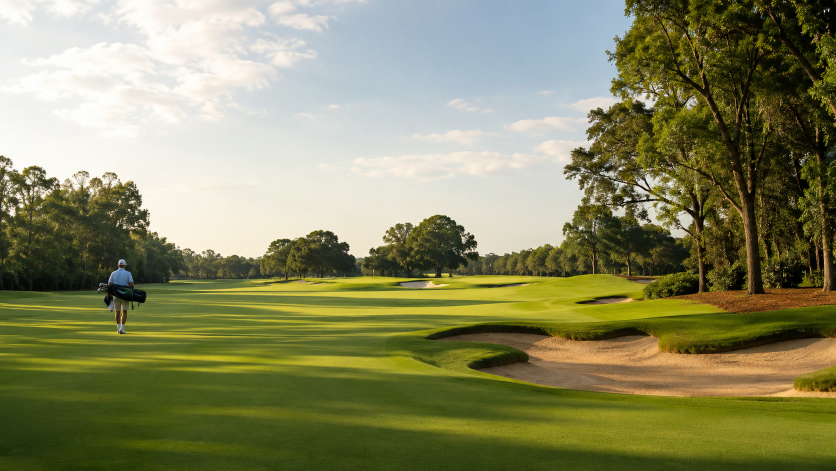
#> input picture library/templates/golfkuponger-friskvard-v1/assets/klubb-osteraker-gk.jpg, 1672 x 941 px, found by its file name (shown at 1/2 size)
$ python prep_hook.py
#> lines starting #> are read from the running program, lines starting #| are printed output that depends on the picture; after the words box and inside, x2 and y2 are one past the last pixel; in counts of white or black regions, pixels touching at a corner belong together
"""Hook plate layers from the 3x Österåker crop (film/assets/hook-plate.jpg):
  hook-sky.jpg     clean sky plate (tree region filled by stretching the sky column-wise) for cinemagraph drift
  hook-fg.png      trees + fairway (luma-keyed sky removed) — sits over the drifting sky
  hook-golfer.png  the golfer cutout (from `npx hyperframes remove-background`)
"""
import numpy as np
from PIL import Image, ImageFilter

A = "work/friskvard-v2/film/assets/"
from PIL import ImageFilter as _F
src = Image.open(A + "klubb-osteraker-gk.jpg").convert("RGB")
#> src is the input picture: PIL image 1672x941 RGB; mean R, G, B 135, 135.7, 96.7
# big plate: source crop (0,120)-(760,941) at 3x -> 2280x2463; every format frames a window of it
im = src.crop((0, 120, 760, 941)).resize((2280, 2463), Image.LANCZOS).filter(_F.UnsharpMask(2, 60, 2))
im.save(A + "hook-plate.jpg", quality=92)
a = np.asarray(im).astype(np.float32) / 255
H, W, _ = a.shape
luma = a @ np.array([0.2126, 0.7152, 0.0722])
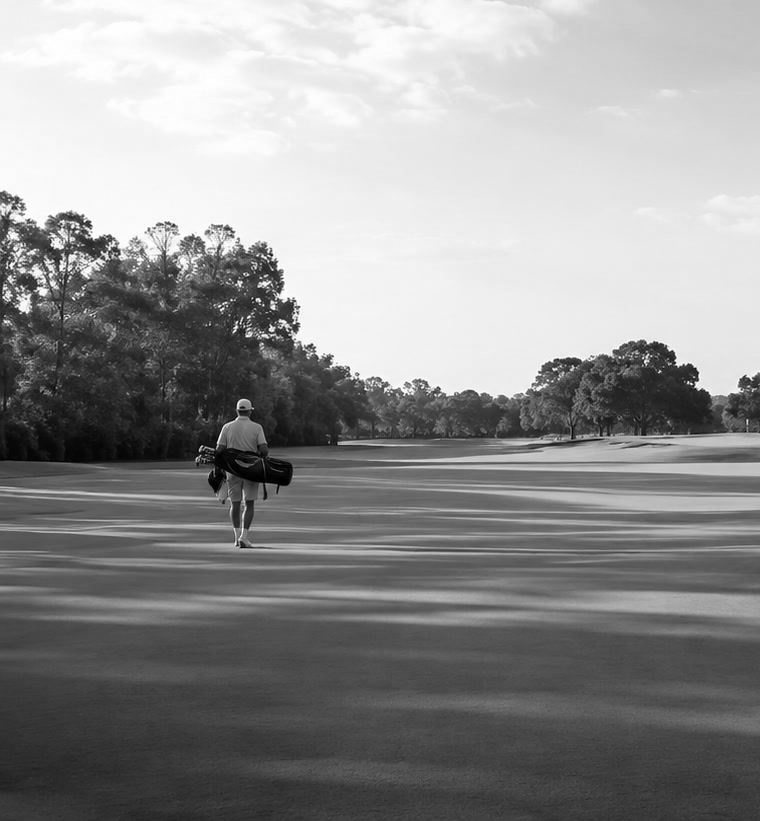
#> luma: shape (2463, 2280) float64 (shown at 1/3 size); min 0, max 1, mean 0.568
sat = a.max(2) - a.min(2)
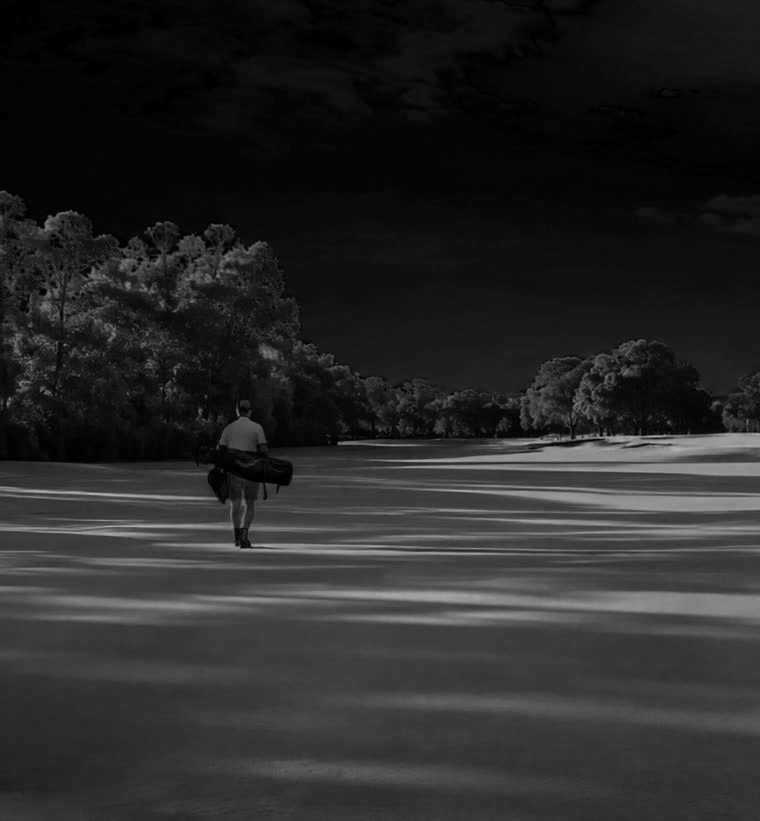
#> sat: shape (2463, 2280) float32 (shown at 1/3 size); min 0, max 0.749, mean 0.161
sky = ((luma > 0.62) & (sat < 0.28)).astype(np.float32)
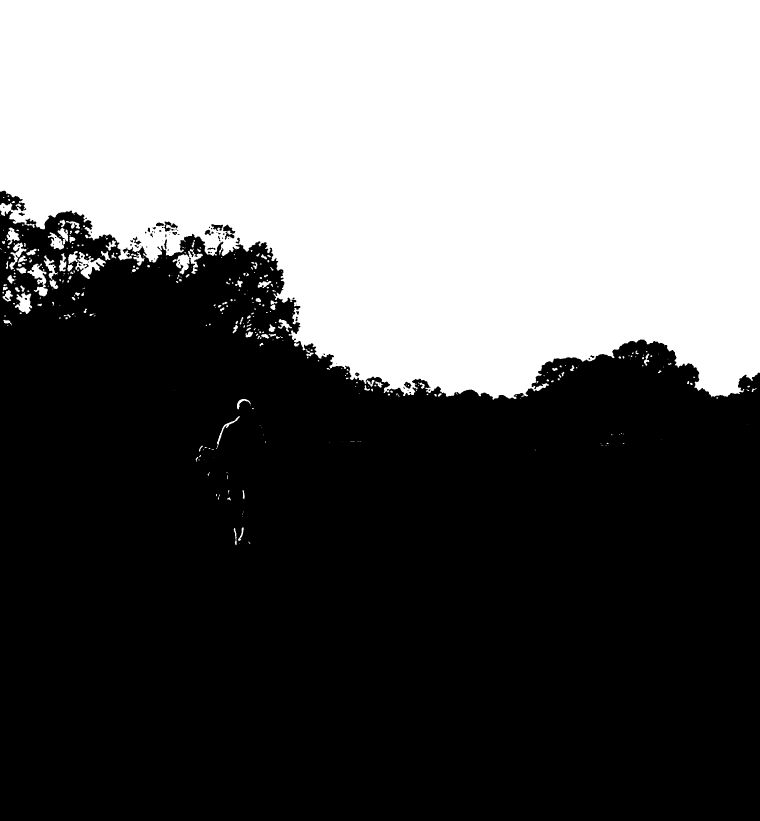
#> sky: shape (2463, 2280) float32 (shown at 1/3 size); values 0 (black) and 1 (white), 39.7% white; 397 white regions (209 under 20 px), largest, box (x1, y1, x2, y2) and area: (0, 0, 2280, 1200) 2196859, (226, 756, 318, 837) 2859, (518, 746, 609, 824) 2636
# keep only the sky connected to the top: per column, sky until the first long run of non-sky
mask = np.zeros_like(sky)
for x in range(W):
    col = sky[:, x]
    miss = 0
    for y in range(H):
        if col[y] > 0.5:
            mask[y, x] = 1; miss = 0
        else:
            miss += 1
            if miss > 6:
                break
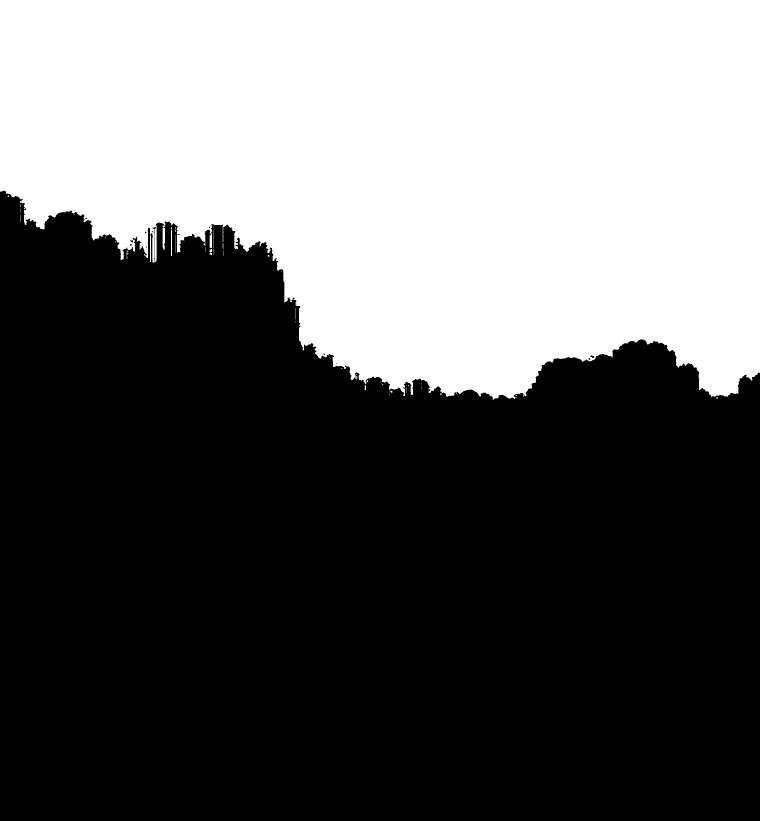
#> mask: shape (2463, 2280) float32 (shown at 1/3 size); values 0 (black) and 1 (white), 38.8% white; 57 white regions (40 under 20 px), largest, box (x1, y1, x2, y2) and area: (0, 0, 2280, 1200) 2178814, (488, 683, 495, 750) 419, (513, 690, 516, 768) 231
mask[int(H * 0.62):] = 0  # never below the fairway line
# boundary per column, smoothed, then a soft luma key inside a band around it (keeps leaf detail)
bound = np.array([np.where(mask[:, x] > 0)[0].max() if mask[:, x].any() else 0 for x in range(W)], np.float32)
#> bound = 2280 values, max 1199 at index 1478, min 571 at index 10, mean 956.2
k = 15
pad = np.pad(bound, k, mode="edge")
#> pad = 2310 values, max 1199 at index 1493, min 571 at index 25, mean 954.8
bound_s = np.array([np.median(pad[i:i + 2 * k + 1]) for i in range(W)])
#> bound_s = 2280 values, max 1194 at index 1477, min 574 at index 0, mean 954.8
yy = np.arange(H)[:, None]
soft = np.clip((luma - 0.46) / 0.14, 0, 1) * np.clip((0.46 - sat) / 0.12, 0, 1)
band_top = bound_s[None, :] - 60
band_bot = bound_s[None, :] + 160
mask = np.where(yy < band_top, 1.0, np.where(yy > band_bot, 0.0, soft))
m = Image.fromarray((mask * 255).astype(np.uint8)).filter(ImageFilter.GaussianBlur(0.8))
# matte for foreground = inverse sky
fg = im.copy(); fg.putalpha(Image.fromarray(255 - np.asarray(m)))
#> after `fg.putalpha(Image.fromarray(255 - np.asarray(m)))`:
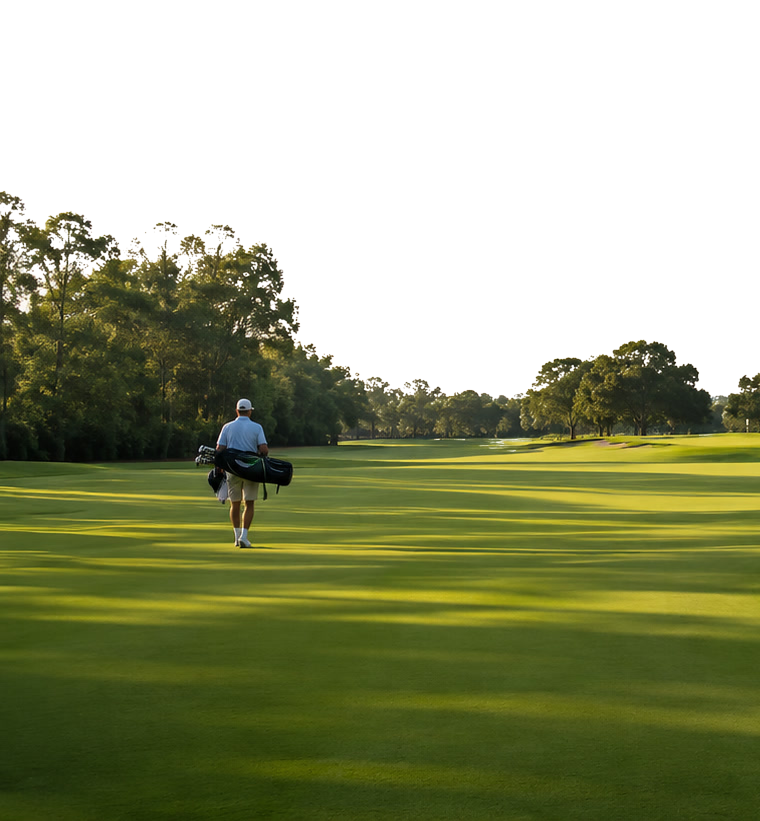
#> fg: PIL image 2280x2463 RGBA (shown at 1/3 size); mean R, G, B, A 144.1, 148.6, 110.7, 153.4; transparent parts drawn white
fg.save(A + "hook-fg.png")
# clean sky: for each column, take the sky colour just above the boundary and extend downwards
sk = a.copy()
mk = np.asarray(m).astype(np.float32) / 255
for x in range(W):
    ys = np.where(mk[:int(H*0.62), x] > 0.9)[0]
    last = ys.max() if len(ys) else 0
    ref = a[max(0, last - 12):last + 1, x].mean(0) if len(ys) else a[0, x]
    sk[last + 1:, x] = ref
#> this loop made 2280 passes
#> (last, ref) on passes 1 to 3: (657, [0.773, 0.722, 0.468]), (657, [0.751, 0.698, 0.448]), (657, [0.712, 0.659, 0.413])
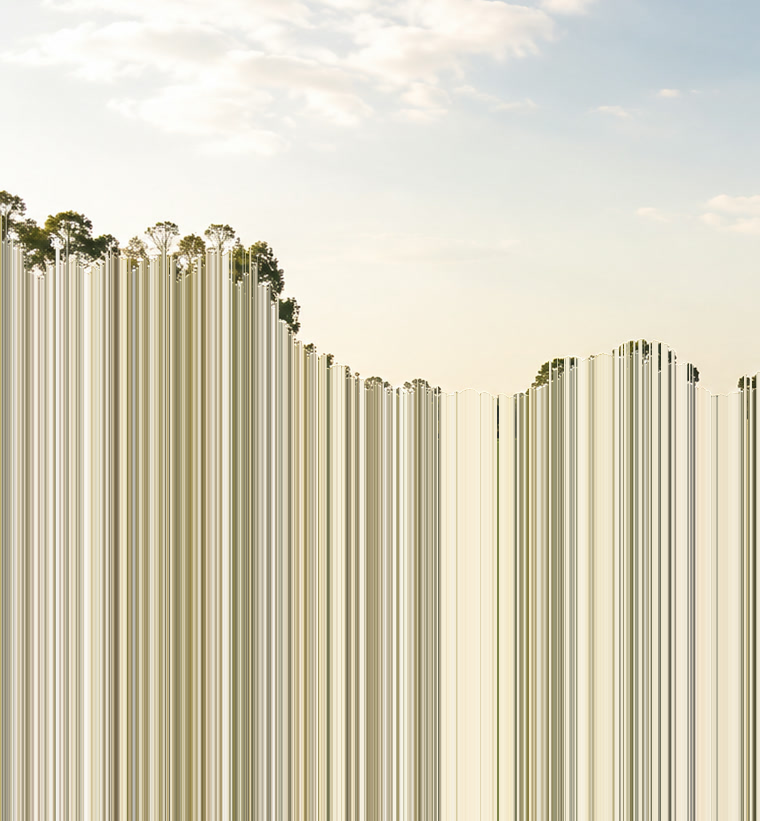
#> sk: shape (2463, 2280, 3) float32 (shown at 1/3 size); mean R, G, B 0.853, 0.833, 0.731
skimg = Image.fromarray((sk * 255).clip(0, 255).astype(np.uint8))
# soften the filled area horizontally so column streaks vanish
blur = skimg.filter(ImageFilter.BoxBlur(60)).filter(ImageFilter.GaussianBlur(30))
comp = Image.composite(skimg, blur, Image.fromarray((np.clip(mk * 1.0, 0, 1) * 255).astype(np.uint8)))
comp.save(A + "hook-sky.jpg", quality=92)
import subprocess, os
# matting works best on a tight, person-sized crop (the full plate loses the bag)
BOX = (360, 1000, 1140, 1780)
im.crop(BOX).save("work/friskvard-v2/scratch/golfer-crop.png")
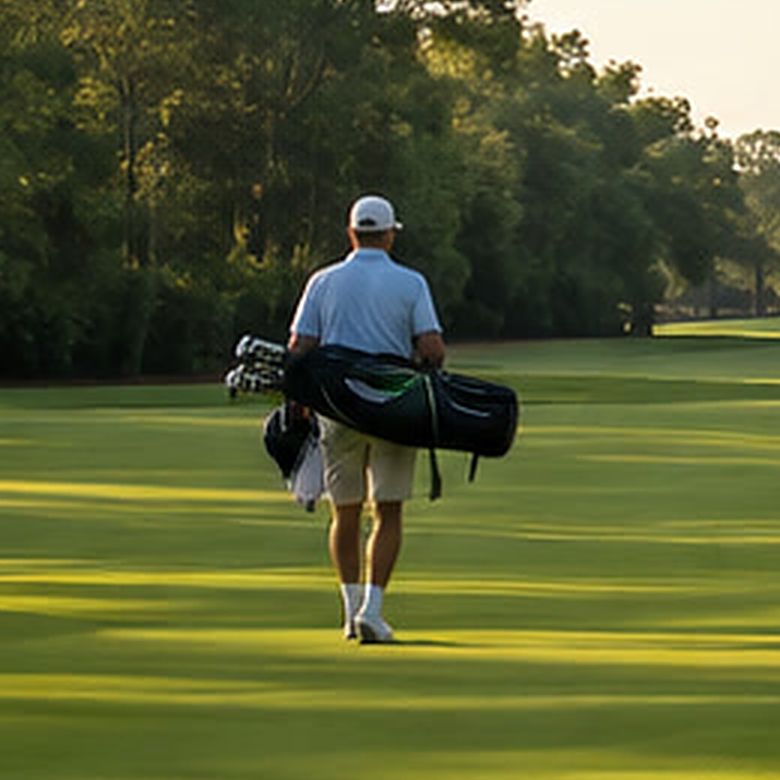
#> saved as golfer-crop.png: PIL image 780x780 RGB; mean R, G, B 87.7, 93.7, 50.9
subprocess.run("npx hyperframes remove-background ../scratch/golfer-crop.png -o ../scratch/hook-golfer-raw.png", shell=True, check=True, cwd="work/friskvard-v2/film", capture_output=True)
#> (this line was passed over: subprocess is not available in this run)
#> (the run stopped early here; a loop or call above may not have finished)

$ run again, with library/templates/golfkuponger-friskvard-v1/assets/anvnd-friskvrdsbidraget-till-golf.jpg copied over library/templates/golfkuponger-friskvard-v1/assets/klubb-osteraker-gk.jpg
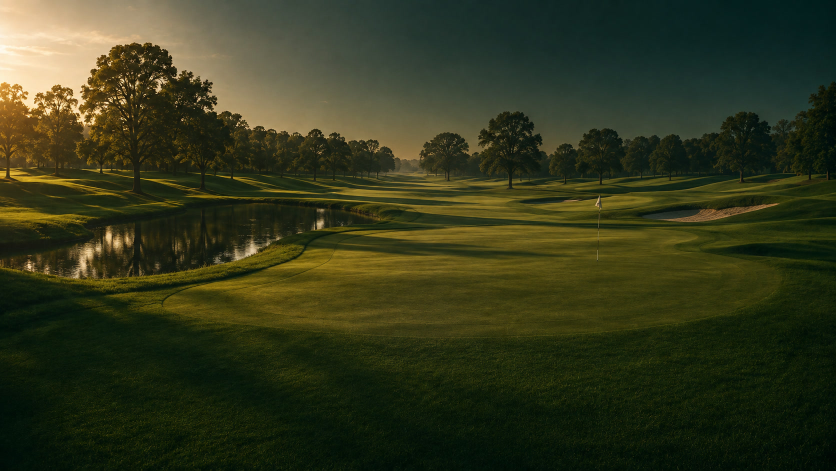
#> input picture library/templates/golfkuponger-friskvard-v1/assets/anvnd-friskvrdsbidraget-till-golf.jpg, 1672 x 941 px, found by its file name (shown at 1/2 size)
#> src is the input picture: PIL image 1672x941 RGB; mean R, G, B 50.7, 55.1, 28.4
#> sky: shape (2463, 2280) float32; values 0 (black) and 1 (white), 1.5% white; 747 white regions (573 under 20 px), largest, box (x1, y1, x2, y2) and area: (0, 0, 384, 212) 56814, (1029, 0, 1162, 91) 3605, (133, 205, 230, 291) 2830
#> after the loop `for x in range(W):`:
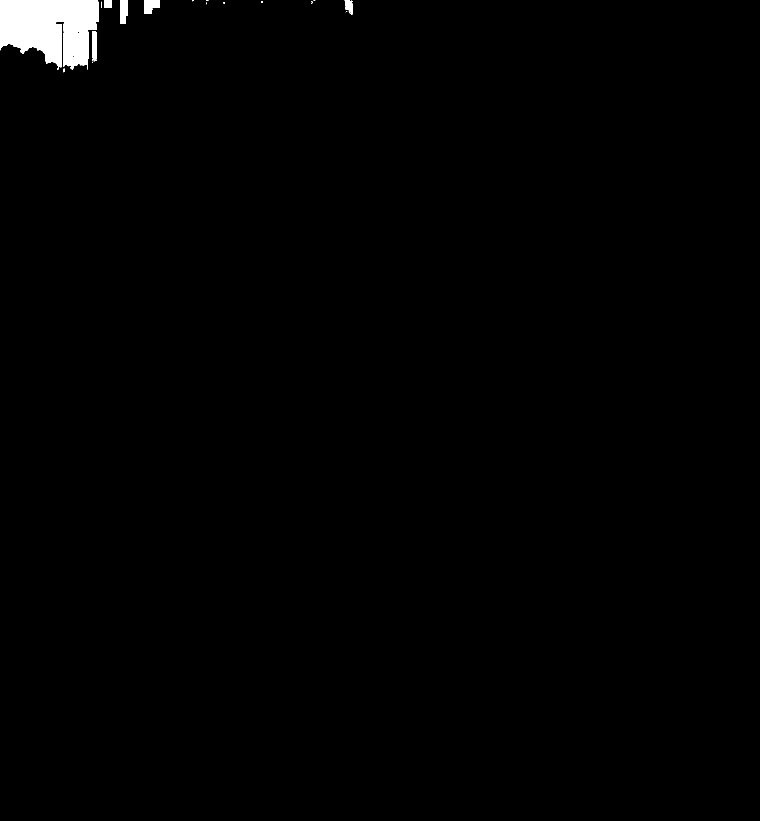
#> mask: shape (2463, 2280) float32 (shown at 1/3 size); values 0 (black) and 1 (white), 0.92% white; 20 white regions (11 under 20 px), largest, box (x1, y1, x2, y2) and area: (0, 0, 295, 210) 46272, (432, 0, 480, 41) 1528, (361, 0, 384, 72) 1409
#> bound = 2280 values, max 216 at index 191, min 0 at index 295, mean 22.8
#> pad = 2310 values, max 216 at index 206, min 0 at index 310, mean 23.48
#> bound_s = 2280 values, max 197 at index 188, min 0 at index 297, mean 22.71
#> the loop `for x in range(W):` made 2280 passes
#> (last, ref) on passes 1 to 3: (242, [0.976, 0.957, 0.761]), (242, [0.977, 0.952, 0.756]), (241, [0.976, 0.943, 0.757])
#> `im.crop(BOX).save("work/friskvard-v2/scratch/golfer-crop.png")`:
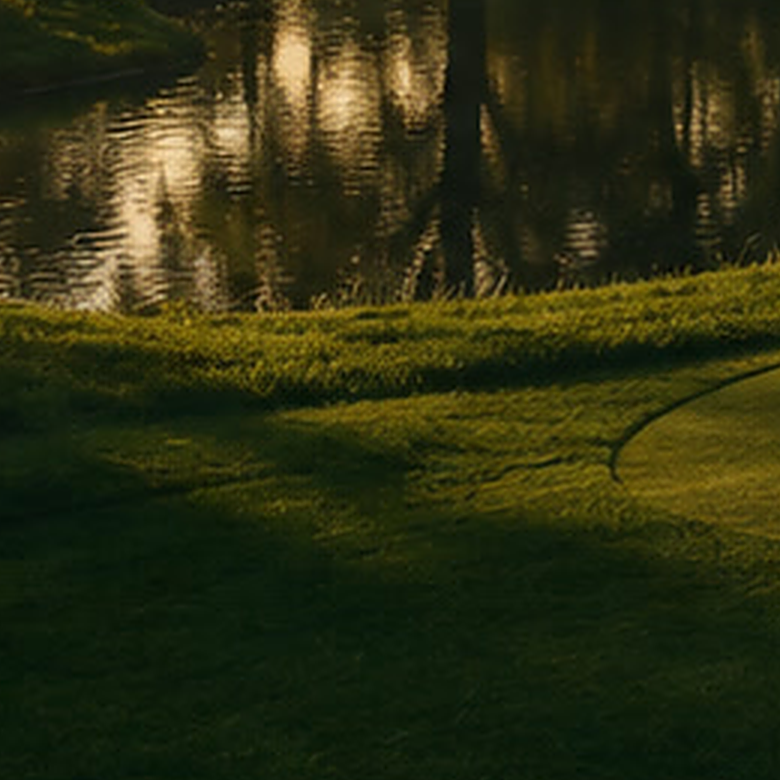
#> saved as golfer-crop.png: PIL image 780x780 RGB; mean R, G, B 45, 47.2, 17.8
